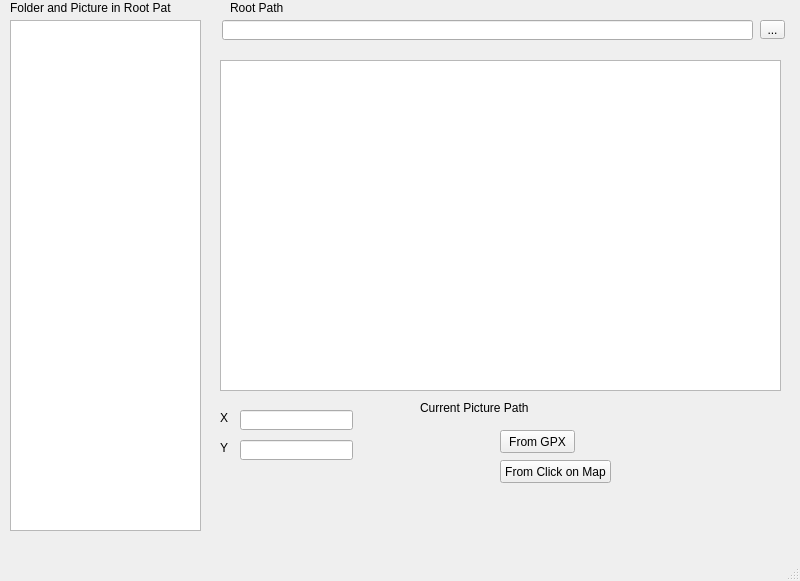
<?xml version="1.0" encoding="UTF-8"?>
<ui version="4.0">
 <class>MainWindow</class>
 <widget class="QMainWindow" name="MainWindow">
  <property name="geometry">
   <rect>
    <x>0</x>
    <y>0</y>
    <width>800</width>
    <height>581</height>
   </rect>
  </property>
  <property name="windowTitle">
   <string>MainWindow</string>
  </property>
  <widget class="QWidget" name="centralwidget">
   <widget class="QTreeView" name="treeView">
    <property name="geometry">
     <rect>
      <x>10</x>
      <y>20</y>
      <width>191</width>
      <height>511</height>
     </rect>
    </property>
   </widget>
   <widget class="QToolButton" name="toolButton">
    <property name="geometry">
     <rect>
      <x>760</x>
      <y>20</y>
      <width>25</width>
      <height>19</height>
     </rect>
    </property>
    <property name="text">
     <string>...</string>
    </property>
   </widget>
   <widget class="QLineEdit" name="lineEdit">
    <property name="geometry">
     <rect>
      <x>222</x>
      <y>20</y>
      <width>531</width>
      <height>20</height>
     </rect>
    </property>
   </widget>
   <widget class="QGraphicsView" name="graphicsView">
    <property name="geometry">
     <rect>
      <x>220</x>
      <y>60</y>
      <width>561</width>
      <height>331</height>
     </rect>
    </property>
   </widget>
   <widget class="QLineEdit" name="lineEdit_2">
    <property name="geometry">
     <rect>
      <x>240</x>
      <y>410</y>
      <width>113</width>
      <height>20</height>
     </rect>
    </property>
   </widget>
   <widget class="QLabel" name="label">
    <property name="geometry">
     <rect>
      <x>220</x>
      <y>410</y>
      <width>21</width>
      <height>16</height>
     </rect>
    </property>
    <property name="text">
     <string>X</string>
    </property>
   </widget>
   <widget class="QLabel" name="label_2">
    <property name="geometry">
     <rect>
      <x>220</x>
      <y>440</y>
      <width>16</width>
      <height>16</height>
     </rect>
    </property>
    <property name="text">
     <string>Y</string>
    </property>
   </widget>
   <widget class="QLineEdit" name="lineEdit_3">
    <property name="geometry">
     <rect>
      <x>240</x>
      <y>440</y>
      <width>113</width>
      <height>20</height>
     </rect>
    </property>
   </widget>
   <widget class="QPushButton" name="pushButton">
    <property name="geometry">
     <rect>
      <x>500</x>
      <y>430</y>
      <width>75</width>
      <height>23</height>
     </rect>
    </property>
    <property name="text">
     <string>From GPX</string>
    </property>
   </widget>
   <widget class="QPushButton" name="pushButton_2">
    <property name="geometry">
     <rect>
      <x>500</x>
      <y>460</y>
      <width>111</width>
      <height>23</height>
     </rect>
    </property>
    <property name="text">
     <string>From Click on Map</string>
    </property>
   </widget>
   <widget class="QLabel" name="label_3">
    <property name="geometry">
     <rect>
      <x>420</x>
      <y>400</y>
      <width>111</width>
      <height>16</height>
     </rect>
    </property>
    <property name="text">
     <string>Current Picture Path</string>
    </property>
   </widget>
   <widget class="QLabel" name="label_4">
    <property name="geometry">
     <rect>
      <x>230</x>
      <y>0</y>
      <width>61</width>
      <height>16</height>
     </rect>
    </property>
    <property name="text">
     <string>Root Path</string>
    </property>
   </widget>
   <widget class="QLabel" name="label_5">
    <property name="geometry">
     <rect>
      <x>10</x>
      <y>0</y>
      <width>161</width>
      <height>16</height>
     </rect>
    </property>
    <property name="text">
     <string>Folder and Picture in Root Path</string>
    </property>
   </widget>
  </widget>
  <widget class="QMenuBar" name="menubar">
   <property name="geometry">
    <rect>
     <x>0</x>
     <y>0</y>
     <width>800</width>
     <height>21</height>
    </rect>
   </property>
  </widget>
  <widget class="QStatusBar" name="statusbar"/>
 </widget>
 <resources/>
 <connections/>
</ui>
